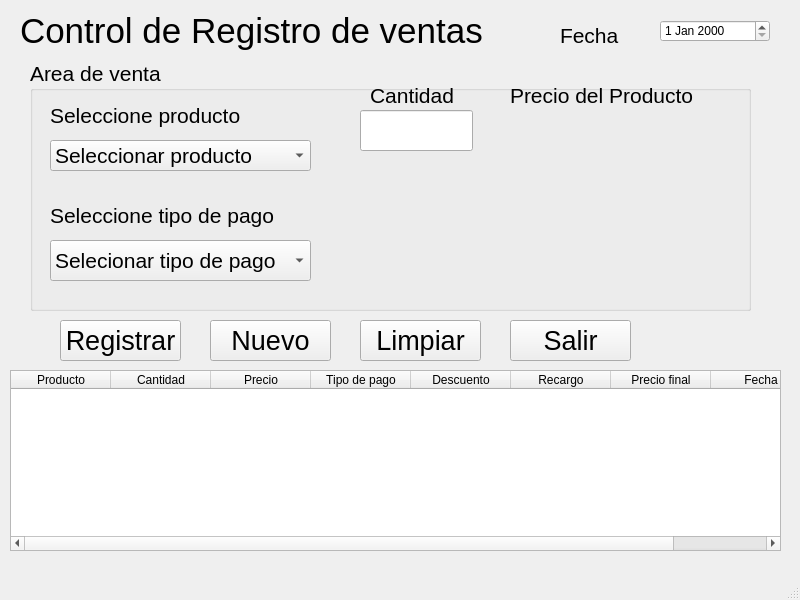
<?xml version="1.0" encoding="UTF-8"?>
<ui version="4.0">
 <class>MainWindow</class>
 <widget class="QMainWindow" name="MainWindow">
  <property name="geometry">
   <rect>
    <x>0</x>
    <y>0</y>
    <width>800</width>
    <height>600</height>
   </rect>
  </property>
  <property name="windowTitle">
   <string>MainWindow</string>
  </property>
  <widget class="QWidget" name="centralwidget">
   <widget class="QLabel" name="label">
    <property name="geometry">
     <rect>
      <x>20</x>
      <y>0</y>
      <width>471</width>
      <height>61</height>
     </rect>
    </property>
    <property name="font">
     <font>
      <pointsize>26</pointsize>
     </font>
    </property>
    <property name="text">
     <string>Control de Registro de ventas</string>
    </property>
   </widget>
   <widget class="QGroupBox" name="groupBox">
    <property name="geometry">
     <rect>
      <x>30</x>
      <y>60</y>
      <width>721</width>
      <height>251</height>
     </rect>
    </property>
    <property name="font">
     <font>
      <pointsize>16</pointsize>
     </font>
    </property>
    <property name="title">
     <string>Area de venta</string>
    </property>
    <widget class="QComboBox" name="cboProducto">
     <property name="geometry">
      <rect>
       <x>20</x>
       <y>80</y>
       <width>261</width>
       <height>31</height>
      </rect>
     </property>
     <item>
      <property name="text">
       <string>Seleccionar producto</string>
      </property>
     </item>
     <item>
      <property name="text">
       <string>Colección Escolar</string>
      </property>
     </item>
     <item>
      <property name="text">
       <string>Colección PreUniversitaria</string>
      </property>
     </item>
     <item>
      <property name="text">
       <string>Colección Profesional</string>
      </property>
     </item>
    </widget>
    <widget class="QLabel" name="label_2">
     <property name="geometry">
      <rect>
       <x>20</x>
       <y>40</y>
       <width>201</width>
       <height>31</height>
      </rect>
     </property>
     <property name="text">
      <string>Seleccione producto</string>
     </property>
    </widget>
    <widget class="QLabel" name="label_3">
     <property name="geometry">
      <rect>
       <x>20</x>
       <y>140</y>
       <width>231</width>
       <height>31</height>
      </rect>
     </property>
     <property name="text">
      <string>Seleccione tipo de pago</string>
     </property>
    </widget>
    <widget class="QComboBox" name="cboPago">
     <property name="geometry">
      <rect>
       <x>20</x>
       <y>180</y>
       <width>261</width>
       <height>41</height>
      </rect>
     </property>
     <item>
      <property name="text">
       <string>Selecionar tipo de pago</string>
      </property>
     </item>
     <item>
      <property name="text">
       <string>Contado</string>
      </property>
     </item>
     <item>
      <property name="text">
       <string>Tarjeta</string>
      </property>
     </item>
    </widget>
    <widget class="QLabel" name="label_4">
     <property name="geometry">
      <rect>
       <x>340</x>
       <y>20</y>
       <width>91</width>
       <height>31</height>
      </rect>
     </property>
     <property name="text">
      <string>Cantidad</string>
     </property>
    </widget>
    <widget class="QLineEdit" name="txtCantidad">
     <property name="geometry">
      <rect>
       <x>330</x>
       <y>50</y>
       <width>113</width>
       <height>41</height>
      </rect>
     </property>
    </widget>
    <widget class="QLabel" name="label_5">
     <property name="geometry">
      <rect>
       <x>480</x>
       <y>20</y>
       <width>191</width>
       <height>31</height>
      </rect>
     </property>
     <property name="text">
      <string>Precio del Producto</string>
     </property>
    </widget>
    <widget class="QLabel" name="lblPrecio">
     <property name="enabled">
      <bool>true</bool>
     </property>
     <property name="geometry">
      <rect>
       <x>480</x>
       <y>50</y>
       <width>181</width>
       <height>41</height>
      </rect>
     </property>
     <property name="text">
      <string/>
     </property>
    </widget>
   </widget>
   <widget class="QPushButton" name="btnRegistrar">
    <property name="geometry">
     <rect>
      <x>60</x>
      <y>320</y>
      <width>121</width>
      <height>41</height>
     </rect>
    </property>
    <property name="font">
     <font>
      <pointsize>20</pointsize>
     </font>
    </property>
    <property name="text">
     <string>Registrar</string>
    </property>
   </widget>
   <widget class="QPushButton" name="btnNuevo">
    <property name="geometry">
     <rect>
      <x>210</x>
      <y>320</y>
      <width>121</width>
      <height>41</height>
     </rect>
    </property>
    <property name="font">
     <font>
      <pointsize>20</pointsize>
     </font>
    </property>
    <property name="text">
     <string>Nuevo</string>
    </property>
   </widget>
   <widget class="QPushButton" name="btnlimpiarTabla">
    <property name="geometry">
     <rect>
      <x>360</x>
      <y>320</y>
      <width>121</width>
      <height>41</height>
     </rect>
    </property>
    <property name="font">
     <font>
      <pointsize>20</pointsize>
     </font>
    </property>
    <property name="text">
     <string>Limpiar</string>
    </property>
   </widget>
   <widget class="QPushButton" name="btnSalir">
    <property name="geometry">
     <rect>
      <x>510</x>
      <y>320</y>
      <width>121</width>
      <height>41</height>
     </rect>
    </property>
    <property name="font">
     <font>
      <pointsize>20</pointsize>
     </font>
    </property>
    <property name="text">
     <string>Salir</string>
    </property>
   </widget>
   <widget class="QTableWidget" name="tblDatos">
    <property name="geometry">
     <rect>
      <x>10</x>
      <y>370</y>
      <width>771</width>
      <height>181</height>
     </rect>
    </property>
    <column>
     <property name="text">
      <string>Producto</string>
     </property>
    </column>
    <column>
     <property name="text">
      <string>Cantidad</string>
     </property>
    </column>
    <column>
     <property name="text">
      <string>Precio</string>
     </property>
    </column>
    <column>
     <property name="text">
      <string>Tipo de pago</string>
     </property>
    </column>
    <column>
     <property name="text">
      <string>Descuento</string>
     </property>
    </column>
    <column>
     <property name="text">
      <string>Recargo</string>
     </property>
    </column>
    <column>
     <property name="text">
      <string>Precio final</string>
     </property>
    </column>
    <column>
     <property name="text">
      <string>Fecha</string>
     </property>
    </column>
   </widget>
   <widget class="QDateEdit" name="dtFecha">
    <property name="geometry">
     <rect>
      <x>660</x>
      <y>20</y>
      <width>110</width>
      <height>22</height>
     </rect>
    </property>
   </widget>
   <widget class="QLabel" name="label_6">
    <property name="geometry">
     <rect>
      <x>560</x>
      <y>20</y>
      <width>71</width>
      <height>31</height>
     </rect>
    </property>
    <property name="font">
     <font>
      <pointsize>16</pointsize>
     </font>
    </property>
    <property name="text">
     <string>Fecha</string>
    </property>
   </widget>
  </widget>
  <widget class="QMenuBar" name="menubar">
   <property name="geometry">
    <rect>
     <x>0</x>
     <y>0</y>
     <width>800</width>
     <height>21</height>
    </rect>
   </property>
  </widget>
  <widget class="QStatusBar" name="statusbar"/>
 </widget>
 <resources/>
 <connections/>
</ui>
